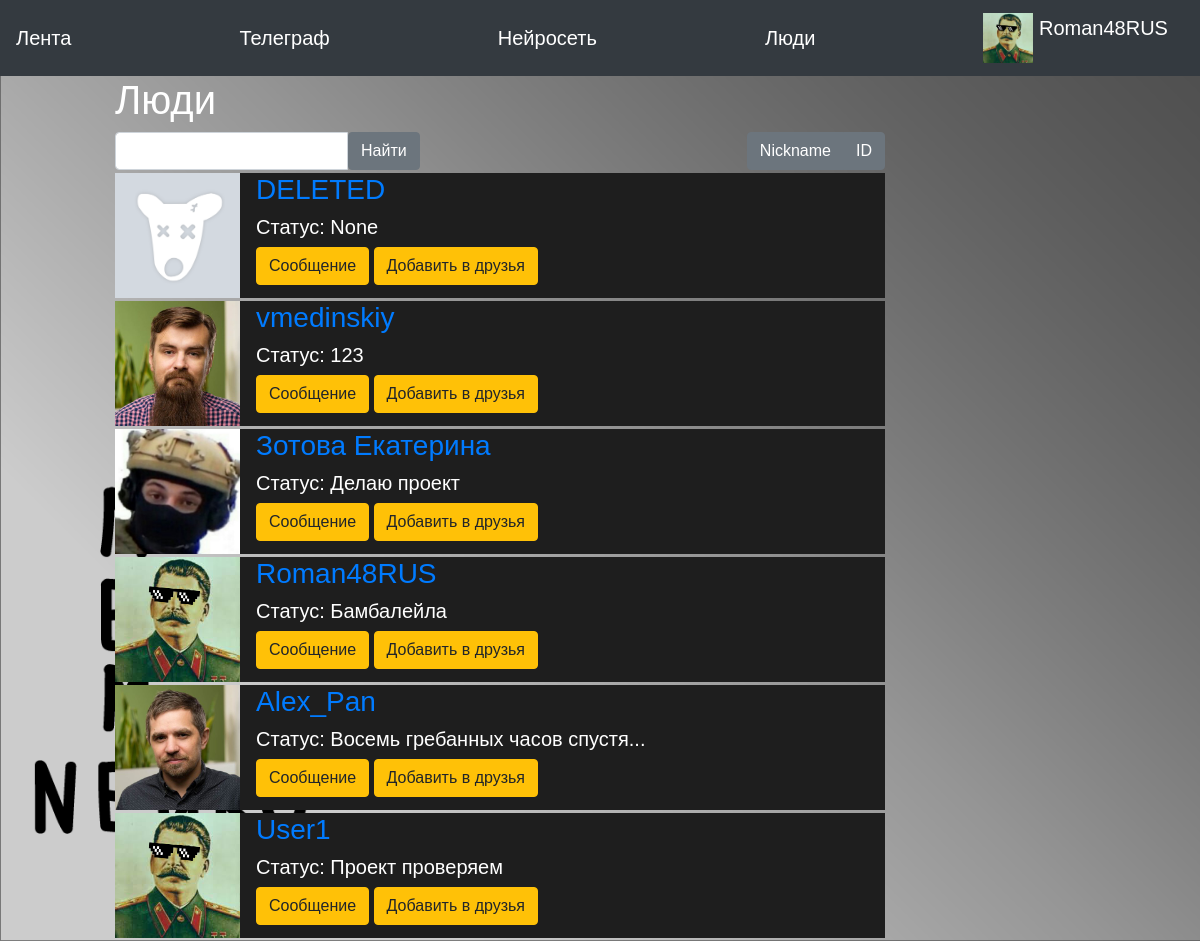
Screenshot of /people (signed in) with the database file from the repository.
### data/users.py (models this page shows, shortened)
class User(SqlAlchemyBase, UserMixin, SerializerMixin):
    __tablename__ = 'users'
    id = sqlalchemy.Column(sqlalchemy.Integer,
                           primary_key=True, autoincrement=True)
    name = sqlalchemy.Column(sqlalchemy.String, nullable=True)
    status = sqlalchemy.Column(sqlalchemy.String, nullable=True)
    email = sqlalchemy.Column(sqlalchemy.String,
                              index=True, unique=True, nullable=True)
    hashed_password = sqlalchemy.Column(sqlalchemy.String, nullable=True)
    created_date = sqlalchemy.Column(sqlalchemy.DateTime,
                                     default=datetime.datetime.now)
    friends = sqlalchemy.Column(sqlalchemy.String, nullable=True)
    avatar = sqlalchemy.Column(sqlalchemy.String,
                               default='/static/img/backgrounds/default.png')
    liked_news = sqlalchemy.Column(sqlalchemy.VARCHAR, nullable=True)
    liked_photos = sqlalchemy.Column(sqlalchemy.VARCHAR, nullable=True)
    background = sqlalchemy.Column(sqlalchemy.String, default='/static/img/backgrounds/default.png')
    theme = sqlalchemy.Column(sqlalchemy.Boolean, default=1)
    albums = sqlalchemy.Column(sqlalchemy.VARCHAR)

### main.py (the view)
@app.route("/people", methods=["GET", "POST"])
def get_people():
    form = UsersForm()
    js = url_for("static", filename="js/bs-custom-file-input.js")
    session = db_session.create_session()
    users = session.query(User)
    find_string = request.form.get("find_string")
    if form.validate_on_submit():
        if form.find_string.data:
            users = session.query(User).filter(User.name.like(f'%{find_string}%'))
        else:
            users = session.query(User)
    return render_template("people.html", form=form, users=users, title='Люди', base=get_base(),
                           js=js)

### main.py
class UsersForm(FlaskForm):
    find_string = StringField('Поиск людей')
    submit = SubmitField('Найти')

class BaseForm(FlaskForm):
    background = ""
    text_color = 'white'
    back = '#0a0a0a'
    back_color = '#646464'
    font_white = "white"
    js_for_files = ""

### data/db_session.py (called while the page is built)
def create_session() -> Session:
    global __factory
    return __factory()

### main.py (called while the page is built)
def get_base():
    base = BaseForm()
    if current_user.is_authenticated:
        base.background = current_user.background
        base.text_color = 'white' if not current_user.theme else 'black'
        base.back = '#0a0a0a' if not current_user.theme else '#f5f5f5'
        base.back_color = '#1e1e1e' if not current_user.theme else '#969696'
    else:
        base.background = ""
        base.text_color = 'black'
        base.back = '#0a0a0a'
        base.back_color = '#969696'
    base.js_for_files = url_for("static", filename="js/bs-custom-file-input.js")
    return base

@login_manager.user_loader
def load_user(user_id):
    session = db_session.create_session()
    return session.query(User).get(user_id)

### templates/people.html (shortened to what this page needs)
{% extends "base.html" %}
{% block content %}
<div class="col-8">
<h1>Люди</h1>
<div class="btn-toolbar justify-content-between" role="toolbar"
     aria-label="Toolbar with button groups">
    <form action="" method="post">
        <div class="input-group">
            {{ form.find_string(class="form-control") }}
            {{ form.submit(type="submit", class="btn btn-secondary") }}
        </div>
    </form>
    <div class="btn-group mp-3" role="group" aria-label="Third group">
        <button type="radio" class="btn btn-secondary checked">Nickname</button>
        <button type="radio" class="btn btn-secondary">ID</button>
    </div>
</div>
{% for item in users%}
<div class="col-100">
    <div class="block">
        <div class="media">
            <img src={{item.avatar}} class="align-self-start mr-3" alt={{item.name}} width="125"
                 height="125">
            <div class="media-body">
                <h3 class="mt-0"><a href="/profile/{{ item.id }}"> {{item.name}} </a></h3>
                <h5 class="mt-1">Статус: {{item.status}}</h5>
                {% if current_user.is_authenticated %}
                <a href="/messages/{{ item.id }}" class="btn btn-warning">Сообщение</a>
                <a href="/add_friend/{{ item.id }}" class="btn btn-warning">Добавить в друзья</a>
                {% endif %}
            </div>
        </div>
    </div>
</div>
{% endfor %}
</div>
{% endblock %}

### templates/base.html (shortened to what this page needs)
<!doctype html>
<html lang="en">
<head>
    <link rel="stylesheet"
          href="https://stackpath.bootstrapcdn.com/bootstrap/4.4.1/css/bootstrap.min.css"
>
</head>
<body>
<header>
    <nav class="navbar navbar-dark bg-dark">
        <a class="navbar-brand" href="/">Лента</a>
        {% if current_user.is_authenticated %}
        <a class="navbar-brand" href="/messages">Телеграф</a>
        <a class="navbar-brand" href="/neuro/meme">Нейросеть</a>
        <a class="navbar-brand" href="/people">Люди</a>
        <a class="navbar-brand" href="/profile/{{current_user.id}}">
            <img src={{current_user.avatar}}
                 width="50" height="50"
                 alt="PEP8" class="d-inline-block align-top"> {{current_user.name}}
        </a>
        {% else %}
        <p>
            <a class="btn btn-primary " href="/register">Зарегистрироваться</a>
            <a class="btn btn-success" href="/login">Войти</a>
        </p>
        {% endif %}
    </nav>
</header>
<main role="main" class="container-fluid">
    <div class="row">
        <div class="col-1"></div>
        {% block content %}{% endblock %}
    </div>
</main>
</body>
</html>

### rows the page displays
User: avatar (picture), name "Roman48RUS", status "Бамбалейла"
User: avatar (placeholder picture), name "DELETED", status "None"
User: avatar (picture), name "vmedinskiy", status "123"
User: avatar (picture), name "Зотова Екатерина", status "Делаю проект"
User: avatar (picture), name "Alex_Pan", status "Восемь гребанных часов спустя..."
User: avatar (picture), name "User1", status "Проект проверяем"
